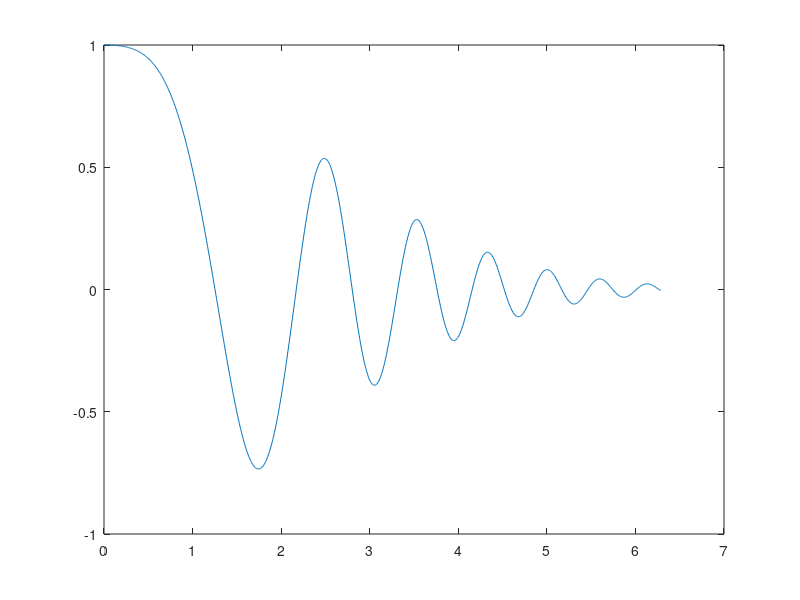

Write MATLAB code to recreate this figure. (Note: this script raises an error after producing the figure.)
%% %Task1a
mu=0.1;
a=0;
b=2*pi;
f=@(x) exp(-mu.*(x.^2)).*cos(x.^2);
plot(linspace(a,b,1000),f(linspace(a,b,1000)));
x=ginput(2);
[x,y]=fminbnd(f,x(1,1),x(2,1));
hold on;
plot(x,y,'x');
hold off;
%% %Task1b
a=0;
b=2*pi/3;
alpha=1;
beta=2;
f=@(x) 1./((alpha.*cos(x)+beta.*sin(x)).^2);
plot(linspace(a,b,1000),f(linspace(a,b,1000)));
x=ginput(2);
[x,y]=fminbnd(f,x(1,1),x(2,1));
hold on;
plot(x,y,'x');
hold off;
%% %Task1c
a=0;
b=4;
f=@(x) 2.-abs(x).*exp(-abs(x-1));
plot(linspace(a,b,1000),f(linspace(a,b,1000)));
x=ginput(2);
[x,y]=fminbnd(f,x(1,1),x(2,1));
hold on;
plot(x,y,'x');
hold off;
%% %Task2a
a=0;
b=1;
n=5;
hold on;
for alpha=linspace(1,n,n)
    f=@(x) x.^alpha.*log(x);
    plot(linspace(a,b,100),f(linspace(a,b,100)));
    [x,y]=fminbnd(f,a,b);
    plot(x,y,'x');
end
hold off;
%% %Task2b
a=-1;
b=1;
n=2;
m=3;
hold on;
for alpha=linspace(1,n,n)
    for beta=linspace(1,m,m)
        f=@(x) x.^alpha.*exp(-beta.*x);
        plot(linspace(a,b,100),f(linspace(a,b,100)));
        [x,y]=fminbnd(f,a,b);
        plot(x,y,'x');
    end
end
hold off;
%% %Task2c
a=-5;
b=5;
n=2;
m=2;
hold on;
for alpha=linspace(1,n,n)
    for beta=linspace(1,m,m)
        f=@(x) (x.^alpha).*((1.-x).^beta);
        plot(linspace(a,b,100),f(linspace(a,b,100)));
        [x,y]=fminbnd(f,a,b);
        plot(x,y,'x');
    end
end
hold off;


